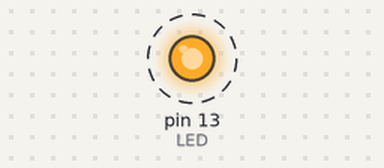
The sketch below on a simulated Arduino Uno, built with avr-gcc and run on an emulated ATmega328P. Shown: output pins drawn as LEDs (lit = HIGH). Dashed ring = blinking.

Above: at 0.2 s.
Timing chart, 0 to 3.0 s (numbered marks = the images above):
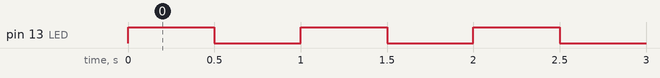

Measured:
- by itself, pin 13 (LED): alternates HIGH for 0.50 s and LOW for 0.50 s

The sketch:

LED_Blink.ino
```cpp
/*
  The script shows a demonstration of using GPIO for output to turn an LED on and off

  Hardware:
    Arduino uno:
      pin 13 appropriate resistor and LED to gnd

  Note the use of bit changing with |= and &= ~ know as compound operators for bitwise manipulation
  Change the program so it can use the ^= which can be used to toggle the state of the bit for LED state.

*/

#include <avr/io.h>
#include <util/delay.h>

int main(void){
  DDRB |= (1 << DDB5); // sets the value of the DDRB gate to output for pin13 on the arduino or 19 on the IC

  while(1){            // Super loop
  PORTB |= (1 << PB5);   //turns on the on
  _delay_ms(500);         // delay from delay/util
  PORTB &= ~(1 << PB5);  // turns the LED off
  _delay_ms(500);
  }
}
```
